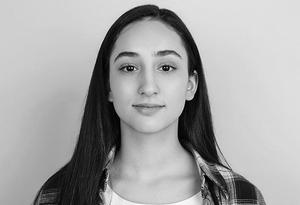
#> input picture image/3.jpg, 300 x 205 px
$ python max_filter.py
#> lines starting #> are read from the running program, lines starting #| are printed output that depends on the picture
import cv2
import numpy as np
img = cv2.imread('image/3.jpg')
#> img is the input picture: shape (205, 300, 3); min 0, max 254, mean 165.5

def max_filter(image,kernel):
#> called with kernel = 3
  height,width=image.shape[:2]
#> height = 205; width = 300

   #creating an empty image with values 0 of same type and size of image
  image =cv2.copyMakeBorder(image,kernel//2,kernel//2,kernel//2,kernel//2,cv2.BORDER_CONSTANT)
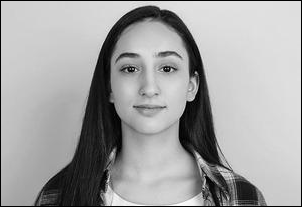
#> image: shape (207, 302, 3); min 0, max 254, mean 162.8
  result = np.zeros_like(image,dtype=np.float32)

  for i in range(kernel//2,height-kernel//2):
    for j in range(kernel//2,width-kernel//2):
      result[i,j] = np.max(image[i-kernel//2:i+kernel//2+1 , j-kernel//2:j+kernel//2+1])
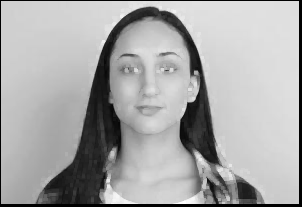
#> result: shape (207, 302, 3) float32; min 0, max 254, mean 167.7

  result= result.astype(np.uint8)

  cv2.imshow("Output",result)
  cv2.waitKey(0)

max_filter(img,3)

$ run again, with image/1.png saved as image/3.jpg
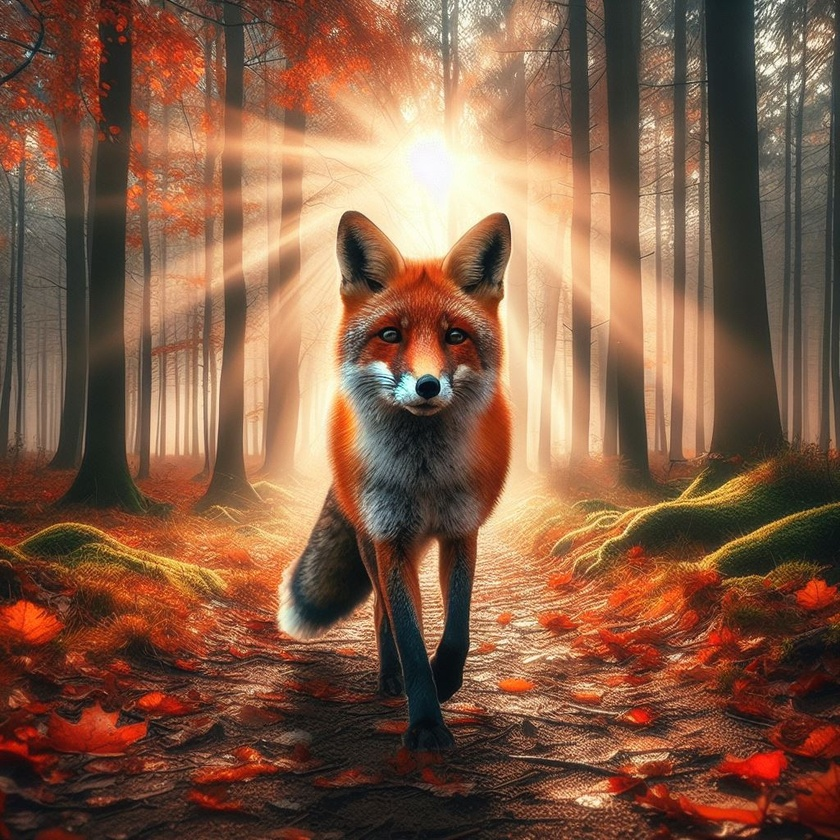
#> input picture image/1.png, 840 x 840 px, shrunk from 1024 x 1024 before the run
#> img is the input picture: shape (840, 840, 3); mean B, G, R 70.1, 93.3, 131.7
#> after the loop in max_filter, `for i in range(kernel//2,height-kernel//2):`:
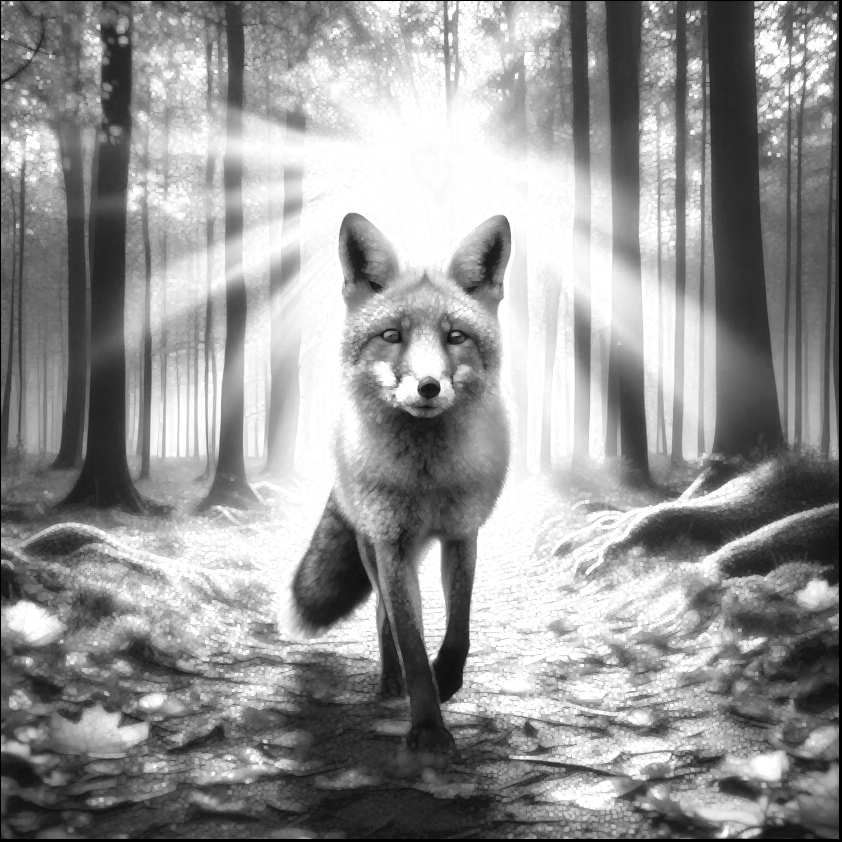
#> result: shape (842, 842, 3) float32; min 0, max 255, mean 148

$ run again, with image/filter.png saved as image/3.jpg
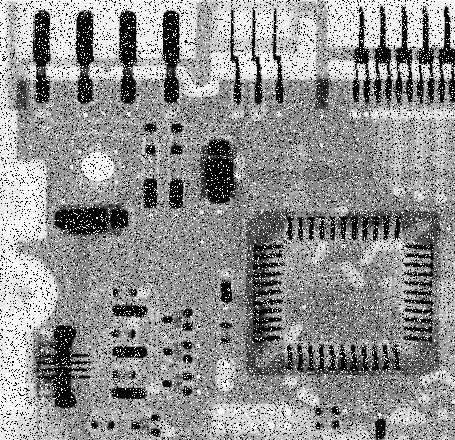
#> input picture image/filter.png, 455 x 440 px
#> img is the input picture: shape (440, 455, 3); min 0, max 255, mean 144.1
#> in max_filter, `image =cv2.copyMakeBorder(image,kernel//2,kernel//2,kernel//2,kernel//..`:
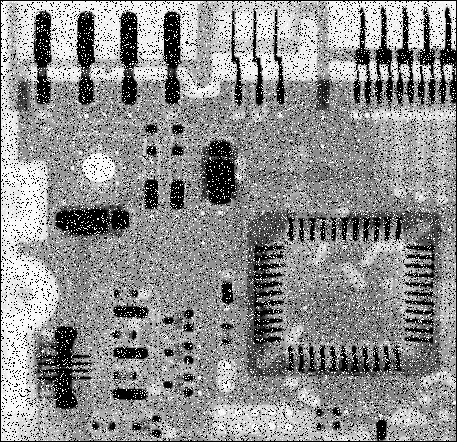
#> image: shape (442, 457, 3); min 0, max 255, mean 142.8
#> after the loop in max_filter, `for i in range(kernel//2,height-kernel//2):`:
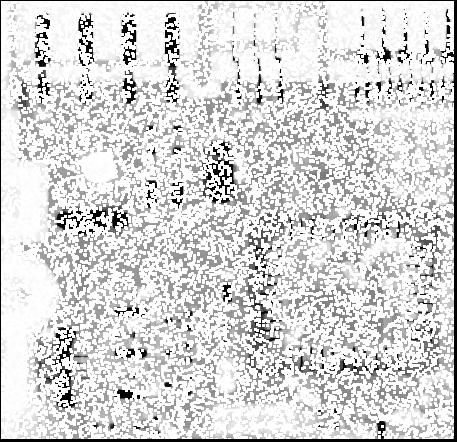
#> result: shape (442, 457, 3) float32; min 0, max 255, mean 215.2
